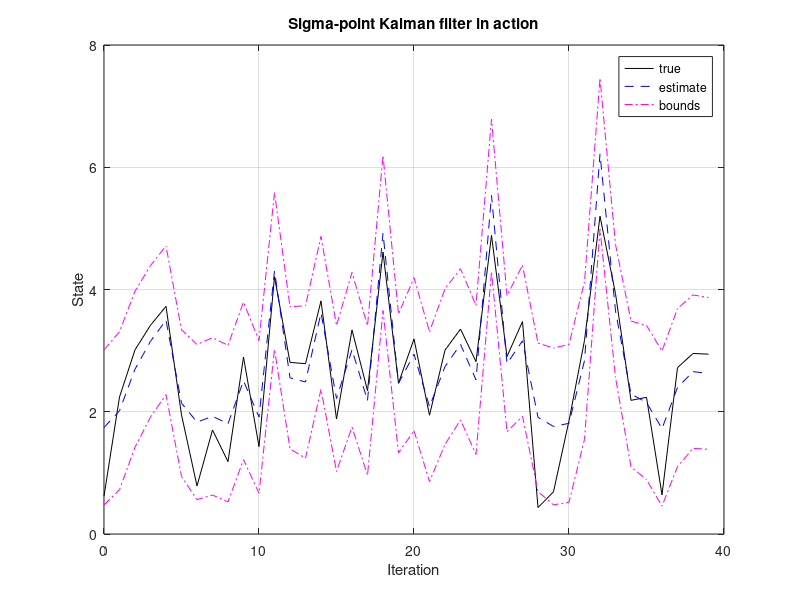
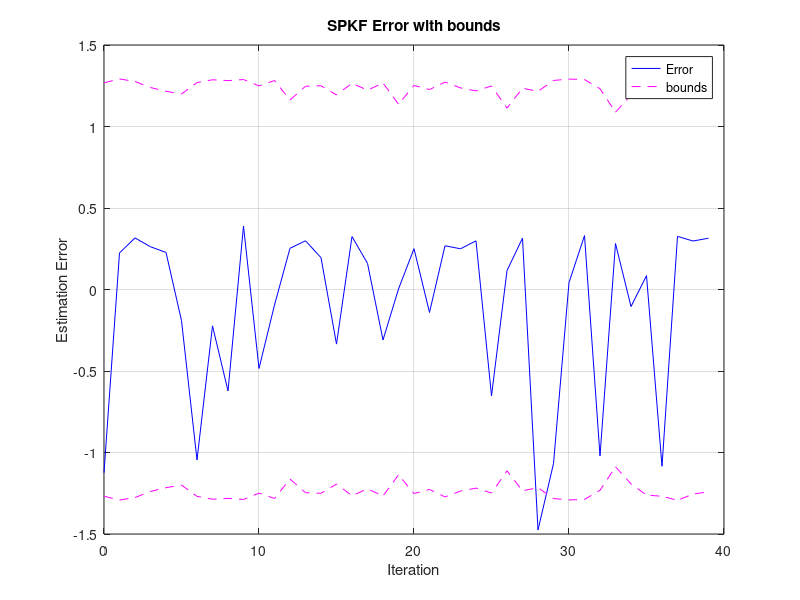

Write the MATLAB code that produced these figures, in order.
%% UKF example from 
% Gregory plett Plett, G. L. (2015). Battery management systems, Volume II: Equivalent-circuit methods. Artech House.

% Define size of variables in model with w = 1 and v = 2. Nx = 1; % state = 1x1 scalar
Nxa = 3; % augmented state has also w(k) and v(k) contributions
Nz = 1; % output = 1x1 scalar
% Some constants for the SPKF algorithm. Use standard values for
% cases with Gaussian noises. (These are the weighting matrices
% comprising the values of alpha(c) and alpha(m) organized in a way to
% make later computation efficient).
h = sqrt(3);
Wmx(1) = (h*h-Nxa)/(h*h); Wmx(2) = 1/(2*h*h); Wcx=Wmx;
Wmxz = [Wmx(1) repmat(Wmx(2),[1 2*Nxa])]';
% Initialize simulation variables
SigmaW = 1; % Process noise covariance
SigmaV = 2; % Sensor noise covariance
maxIter = 40;
xtrue =2+ randn(1); % Initialize true system initial state
xhat = 2; % Initialize Kalman filter initial estimate
SigmaX = 1; % Initialize Kalman filter covariance
% Reserve storage for variables we might want to plot/evaluate
xstore = zeros(maxIter+1,length(xtrue)); xstore(1,:) = xtrue;
xhatstore = zeros(maxIter,length(xhat));
SigmaXstore = zeros(maxIter,length(xhat)^2);

for k = 1:maxIter
    % SPKF Step 1a: State estimate time update
    % 1a-i: Calculate augmented state estimate, including ...
    xhata = [xhat; 0; 0]; % process and sensor noise mean
    % 1a-ii: Get desired Cholesky factor
    Pxa = blkdiag(SigmaX,SigmaW,SigmaV);
    sPxa = chol(Pxa,'lower');
    % 1a-iii: Calculate sigma points (strange indexing of xhat to avoid
    % "repmat" call, which is very inefficient in Matlab)
    X = xhata(:,ones([1 2*Nxa+1])) + h*[zeros([Nxa 1]), sPxa, -sPxa];
    % 1a-iv: Calculate state equation for every element
    % Hard-code equation here for efficiency
    Xx = sqrt(5+X(1,:)) + X(2,:);
    xhat = Xx*Wmxz;
    % SPKF Step 1b: Covariance of prediction
    Xs = (Xx(:,2:end) - xhat(:,ones([1 2*Nxa])))*sqrt(Wcx(2));
    Xs1 = Xx(:,1) - xhat;
    SigmaX = Xs*Xs' + Wcx(1)*Xs1*Xs1';
    % [Implied operation of system in background, with
    % input signal u, and output signal z]
    w = chol(SigmaW)'*randn(1);
    v = chol(SigmaV)'*randn(1);
    ztrue = xtrue^3 + v; % z is based on present x and u
    xtrue = sqrt(5+xtrue) + w; % future x is based on present u
    % SPKF Step 1c: Create output estimate
    % Hard-code equation here for efficiency
    Z = Xx.^3 + X(3,:);
    zhat = Z*Wmxz;
    % SPKF Step 2a: Estimator gain matrix
    Zs = (Z(:,2:end) - zhat*ones([1 2*Nxa])) * sqrt(Wcx(2));
    Zs1 = Z(:,1) - zhat;
    SigmaXZ = Xs*Zs' + Wcx(1)*Xs1*Zs1';
    SigmaZ = Zs*Zs' + Wcx(1)*Zs1*Zs1';
    Lx= SigmaXZ/SigmaZ;
    % SPKF Step 2b: Measurement state update
    xhat = xhat + Lx*(ztrue-zhat); % update prediction to estimate
    % SPKF Step 2c: Measurement covariance update
    SigmaX = SigmaX - Lx*SigmaZ*Lx';
    % [Store information for evaluation/plotting purposes]
    xstore(k+1,:) = xtrue;
    xhatstore(k,:) = xhat;
    SigmaXstore(k,:) = SigmaX(:);
end

figure(1); clf;
plot(0:maxIter-1,xstore(1:maxIter),'k-',0:maxIter-1,xhatstore,'b--', ...
0:maxIter-1,xhatstore+3*sqrt(SigmaXstore),'m-.',...
0:maxIter-1,xhatstore-3*sqrt(SigmaXstore),'m-.'); grid;
legend('true','estimate','bounds'); xlabel('Iteration'); ylabel('State');
title('Sigma-point Kalman filter in action');
figure(2); clf;
plot(0:maxIter-1,xstore(1:maxIter)-xhatstore,'b-',0:maxIter-1, ...
3*sqrt(SigmaXstore),'m--',0:maxIter-1,-3*sqrt(SigmaXstore),'m--');
grid; legend('Error','bounds');
title('SPKF Error with bounds');
xlabel('Iteration'); ylabel('Estimation Error');
